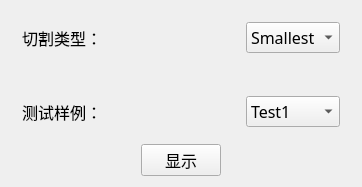
<?xml version="1.0" encoding="UTF-8"?>
<ui version="4.0">
 <class>cutBox</class>
 <widget class="QWidget" name="cutBox">
  <property name="geometry">
   <rect>
    <x>0</x>
    <y>0</y>
    <width>362</width>
    <height>187</height>
   </rect>
  </property>
  <property name="windowTitle">
   <string>cutBox</string>
  </property>
  <layout class="QGridLayout" name="gridLayout_2">
   <item row="1" column="0">
    <spacer name="horizontalSpacer_3">
     <property name="orientation">
      <enum>Qt::Horizontal</enum>
     </property>
     <property name="sizeHint" stdset="0">
      <size>
       <width>114</width>
       <height>20</height>
      </size>
     </property>
    </spacer>
   </item>
   <item row="1" column="1">
    <widget class="QPushButton" name="pushButton">
     <property name="font">
      <font>
       <family>微软雅黑</family>
       <pointsize>12</pointsize>
      </font>
     </property>
     <property name="text">
      <string>显示</string>
     </property>
    </widget>
   </item>
   <item row="0" column="0" colspan="3">
    <widget class="QWidget" name="widget" native="true">
     <layout class="QGridLayout" name="gridLayout">
      <item row="3" column="0">
       <widget class="QLabel" name="label_2">
        <property name="font">
         <font>
          <family>微软雅黑</family>
          <pointsize>12</pointsize>
         </font>
        </property>
        <property name="text">
         <string>测试样例：</string>
        </property>
       </widget>
      </item>
      <item row="3" column="1" colspan="2">
       <spacer name="horizontalSpacer_2">
        <property name="orientation">
         <enum>Qt::Horizontal</enum>
        </property>
        <property name="sizeHint" stdset="0">
         <size>
          <width>55</width>
          <height>30</height>
         </size>
        </property>
       </spacer>
      </item>
      <item row="1" column="1" colspan="2">
       <spacer name="horizontalSpacer">
        <property name="orientation">
         <enum>Qt::Horizontal</enum>
        </property>
        <property name="sizeHint" stdset="0">
         <size>
          <width>55</width>
          <height>20</height>
         </size>
        </property>
       </spacer>
      </item>
      <item row="2" column="0">
       <spacer name="verticalSpacer">
        <property name="orientation">
         <enum>Qt::Vertical</enum>
        </property>
        <property name="sizeHint" stdset="0">
         <size>
          <width>20</width>
          <height>15</height>
         </size>
        </property>
       </spacer>
      </item>
      <item row="2" column="3">
       <spacer name="verticalSpacer_2">
        <property name="orientation">
         <enum>Qt::Vertical</enum>
        </property>
        <property name="sizeHint" stdset="0">
         <size>
          <width>20</width>
          <height>15</height>
         </size>
        </property>
       </spacer>
      </item>
      <item row="3" column="3">
       <widget class="QComboBox" name="sample">
        <property name="font">
         <font>
          <family>微软雅黑</family>
          <pointsize>12</pointsize>
         </font>
        </property>
        <item>
         <property name="text">
          <string>Test1</string>
         </property>
        </item>
        <item>
         <property name="text">
          <string>Test2</string>
         </property>
        </item>
        <item>
         <property name="text">
          <string>Test3</string>
         </property>
        </item>
        <item>
         <property name="text">
          <string>Test4</string>
         </property>
        </item>
        <item>
         <property name="text">
          <string>Test5</string>
         </property>
        </item>
       </widget>
      </item>
      <item row="0" column="0" rowspan="2" colspan="2">
       <widget class="QLabel" name="label">
        <property name="font">
         <font>
          <family>微软雅黑</family>
          <pointsize>12</pointsize>
         </font>
        </property>
        <property name="text">
         <string>切割类型：</string>
        </property>
       </widget>
      </item>
      <item row="0" column="3" rowspan="2">
       <widget class="QComboBox" name="type">
        <property name="font">
         <font>
          <family>微软雅黑</family>
          <pointsize>12</pointsize>
         </font>
        </property>
        <item>
         <property name="text">
          <string>Smallest</string>
         </property>
        </item>
        <item>
         <property name="text">
          <string>Ratio</string>
         </property>
        </item>
       </widget>
      </item>
     </layout>
    </widget>
   </item>
   <item row="1" column="2">
    <spacer name="horizontalSpacer_4">
     <property name="orientation">
      <enum>Qt::Horizontal</enum>
     </property>
     <property name="sizeHint" stdset="0">
      <size>
       <width>113</width>
       <height>20</height>
      </size>
     </property>
    </spacer>
   </item>
  </layout>
 </widget>
 <layoutdefault spacing="6" margin="11"/>
 <resources/>
 <connections/>
</ui>
